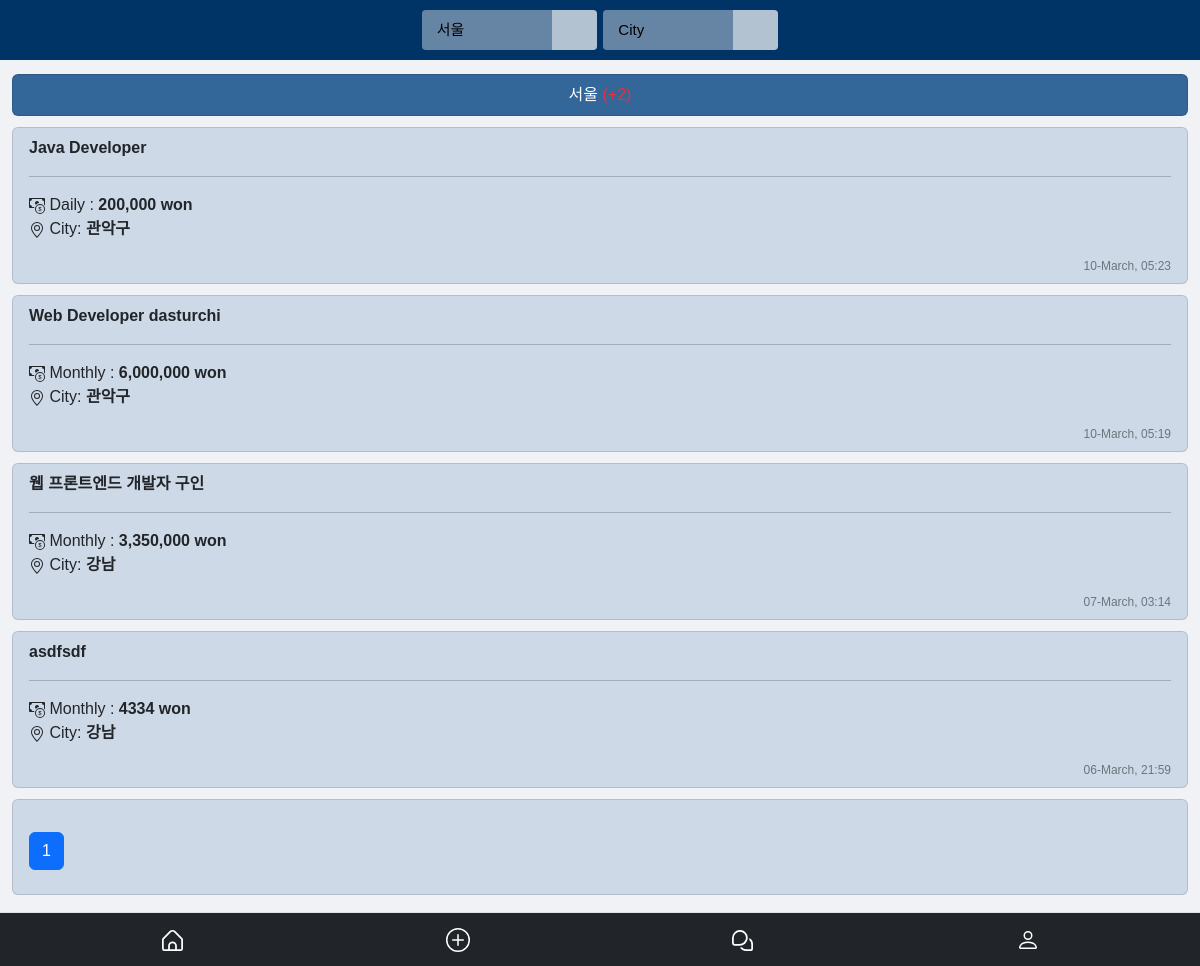
Screenshot of /region/1/ with the database file from the repository.
### job/models.py (models this page shows, shortened)
class Region(models.Model):
    name = models.CharField(max_length=100)

class Job(models.Model):
    name = models.CharField(max_length=90)
    description = models.CharField(max_length=5000)
    salary = models.CharField(max_length=15)
    salary_period = models.CharField(max_length=10,
                                     choices=[('hourly', 'Soatlik'), ('daily', 'Kunlik'), ('weekly', 'Haftalik'),
                                              ('monthly', 'Oylik')], blank=False, null=False)
    start_time = models.TimeField(default="08:00")
    end_time = models.TimeField(default="18:00")
    phone_number = models.CharField(max_length=20)
    date = models.DateTimeField(auto_now_add=True)
    author = models.ForeignKey(
        get_user_model(),
        on_delete=models.CASCADE,
    )
    address = models.CharField(max_length=200)
    region = models.ForeignKey(Region, on_delete=models.CASCADE)
    city = models.ForeignKey(City, on_delete=models.CASCADE)

class City(models.Model):
    name = models.CharField(max_length=100)
    region = models.ForeignKey(Region, on_delete=models.CASCADE)
    def __str__(self):
        return self.name

### job/views.py (the view)
# urls.py: path('region/<int:pk>/', RegionDetailView.as_view(), name='region_detail'),
class RegionDetailView(DetailView):
    model = Region
    template_name = 'region_detail.html'
    context_object_name = 'region'
    def get_context_data(self, **kwargs):
        context = super().get_context_data(**kwargs)
        jobs = Job.objects.filter(region=self.object).order_by('-id')
        paginator = Paginator(jobs, 10)  # Har sahifada 10 ta ish
        page_number = self.request.GET.get('page')
        page_obj = paginator.get_page(page_number)
        context['jobs'] = page_obj
        datetime = date.today()
        job_count_today = Job.objects.filter(region_id=self.object.id, date__gte=datetime.today()).count()
        context['job_count_today'] = job_count_today
        return context

### job/context_processors.py (called while the page is built)
def regions(request):
    return {'regions': Region.objects.all()}

### templates/region_detail.html (shortened to what this page needs)
{% extends 'base.html' %}
{% block content %}
    <div class="list-group marginuz">
        <div class="list-group-item activeuz center">
            <span class="fs-6">{{ region.name }} <span class="text-danger">(+{{ job_count_today }})</span></span>
        </div>
    </div>
    {% for job in jobs %}
        <div class="list-group marginuz job-item" data-city-id="{{ job.city.pk }}">
            <a href="{% url 'job_detail' job.pk %}" class="list-group-item bg-detail text-dark my-link-hover2">
                <b>{{ job.name }}</b>
                <hr>
                <p class="fw-light">
                    {% if job.salary_period == 'monthly' %}
                        Monthly
                    {% elif job.salary_period == 'weekly' %}
                        Weekly
                    {% elif job.salary_period == 'daily' %}
                        Daily
                    {% elif job.salary_period == 'hourly' %}
                        Hourly
                    {% endif %}
                    : <b><b>{{ job.salary }} won</b></b><br>
                    City: <b><b>{{ job.city }}</b></b></p>
                <span class="small-right text-secondary fw-light">
                {{ job.date|date:"d-F, H:i" }}
            </span>
            </a>
        </div>
    {% endfor %}
    <div class="list-group marginuz">
        <div class="list-group-item bg-detail text-dark">
            <nav aria-label="Page navigation example ">
                <ul class="pagination pt-4">
                    {% for page_number in jobs.paginator.page_range %}
                        <li class="page-item {% if page_number == jobs.number %}active{% endif %}">
                            <a class="page-link" href="?page={{ page_number }}">{{ page_number }}</a>
                        </li>
                    {% endfor %}
                </ul>
            </nav>
        </div>
    </div>
{% endblock content %}

### templates/base.html (shortened to what this page needs)
{% load static %}
<!DOCTYPE HTML>
<html>
<head>
    <html lang="uz">
    <link href="https://cdn.jsdelivr.net/npm/bootstrap@5.2.2/dist/css/bootstrap.min.css" rel="stylesheet"
>
    <link href="{% static 'css/style2.css' %}" rel="stylesheet">
</head>
<body>
<div class="container-fluid">
    <div class="row">
        <div class="col p-0 mb-1">
            <nav class="center navbaruz h4">
                {% if request.path == "/" or 'region/' in request.path and region.pk or 'job/' in request.path and job.pk %}
                    <select class="selectuz" style="width:175px; height:40px; color: #000000" id="regionSelect" class="form-select"
                            onchange="redirectToRegionDetail(this.value)">
                        {% if request.path == "/" %}
                            <option value="" disabled selected>Region</option>
                        {% else %}
                            {% if region.name %}
                                <option value="" disabled selected>{{ region.name }}</option>
                            {% else %}
                                <option value="" disabled selected>{{ job.region }}</option>
                            {% endif %}
                        {% endif %}
                    </select>
                {% else %}
                    {% block title %}{% endblock title %}
                {% endif %}
                {% if 'region/' in request.path and region.pk %}
                    <select class="selectuz" style="width:175px; height:40px; color: #000000" aria-label="Default" id="id_city"
                            name="city">
                        <option value="">City</option>
                    </select>
                {% endif %}
            </nav>
        </div>
    </div>
</div>
<div class="container-fluid">
    <div class="row">
        <div class="col-12 mainBaruz">
            {% block content %}
            {% endblock content %}
        </div>
    </div>
</div>
<div class="d-block" style="padding-top: 70px"></div>
<div class="bg-dark text-center border-top pt-2 pb-2 fixed-bottom">
    <div class="container">
        <div class="row">
            <div class="col-3">
                <div class="col">
                    <a class="nav-panel" href="/">
                    </a>
                </div>
            </div>
            <div class="col-3">
                <div class="col">
                    <a class="nav-panel" href="{% url 'job_new' %}">
                    </a>
                </div>
            </div>
            <div class="col-3">
                <div class="col">
                    <a class="nav-panel" href="{% url 'chat' %}">
                    </a>
                </div>
            </div>
            <div class="col-3">
                <div class="col">
                    {% if user.is_authenticated %}
                        <a class="nav-panel" href="{% url 'user_profile' user.pk %}">
                            <svg xmlns="http://www.w3.org/2000/svg" style="width: 24px; height: 24px;" width="24"
                                 height="24" fill="currentColor"
                                 class="bi bi-person-check icon" viewBox="0 0 16 16">
                                <path d="M12.5 16a3.5 3.5 0 1 0 0-7 3.5 3.5 0 0 0 0 7Zm1.679-4.493-1.335 2.226a.75.75 0 0 1-1.174.144l-.774-.773a.5.5 0 0 1 .708-.708l.547.548 1.17-1.951a.5.5 0 1 1 .858.514ZM11 5a3 3 0 1 1-6 0 3 3 0 0 1 6 0ZM8 7a2 2 0 1 0 0-4 2 2 0 0 0 0 4Z"/>
                                <path d="M8.256 14a4.474 4.474 0 0 1-.229-1.004H3c.001-.246.154-.986.832-1.664C4.484 10.68 5.711 10 8 10c.26 0 .507.009.74.025.226-.341.496-.65.804-.918C9.077 9.038 8.564 9 8 9c-5 0-6 3-6 4s1 1 1 1h5.256Z"/>
                            </svg>
                        </a>
                    {% else %}
                        <a class="nav-panel" href="{% url 'login' %}">
                        </a>
                    {% endif %}
                </div>
            </div>
        </div>
</body>
</html>

### static/css/style2.css (style rules this page uses)
:root { --blue: #206bc4; --indigo: #4263eb; --purple: #ae3ec9; --pink: #d6336c; --red: #d63939; --orange: #f76707; --yellow: #f59f00; --green: #2fb344; --teal: #0ca678; --cyan: #17a2b8; --black: #000000; --white: #ffffff; --gray: #49566c; --gray-dark: #212932; --gray-100: #f1f5f9; --gray-200: #e2e8f0; --gray-300: #c8d3e1; --gray-400: #9ba9be; --gray-500: #6c7a91; --gray-600: #49566c; --gray-700: #313c52; --gray-800: #212932; --gray-900: #0f172a; --primary: #206bc4; --secondary: #616876; --success: #2fb344; --info: #4299e1; --warning: #f76707; --danger: #d63939; --light: #f8fafc; --dark: #212932; --muted: #616876; --azure: #4299e1; --lime: #74b816; --facebook: #1877F2; --twitter: #1da1f2; --linkedin: #0a66c2; --google: #dc4e41; --youtube: #ff0000; --vimeo: #1ab7ea; --dribbble: #ea4c89; --github: #181717; --instagram: #e4405f; --pinterest: #bd081c; --vk: #6383a8; --rss: #ffa500; --flickr: #0063dc; --bitbucket: #0052cc; --tabler: #206bc4; --primary-rgb: 32, 107, 196; --secondary-rgb: 97, 104, 118; --success-rgb: 47, 179, 68; --info-rgb: 66, 153, 225; --warning-rgb: 247, 103, 7; --danger-rgb: 214, 57, 57; --light-rgb: 248, 250, 252; --dark-rgb: 29, 39, 59; --muted-rgb: 97, 104, 118; --blue-rgb: 32, 107, 196; --azure-rgb: 66, 153, 225; --indigo-rgb: 66, 99, 235; --purple-rgb: 174, 62, 201; --pink-rgb: 214, 51, 108; --red-rgb: 214, 57, 57; --orange-rgb: 247, 103, 7; --yellow-rgb: 245, 159, 0; --lime-rgb: 116, 184, 22; --green-rgb: 47, 179, 68; --teal-rgb: 12, 166, 120; --cyan-rgb: 23, 162, 184; --facebook-rgb: 24, 119, 242; --twitter-rgb: 29, 161, 242; --linkedin-rgb: 10, 102, 194; --google-rgb: 220, 78, 65; --youtube-rgb: 255, 0, 0; --vimeo-rgb: 26, 183, 234; --dribbble-rgb: 234, 76, 137; --github-rgb: 24, 23, 23; --instagram-rgb: 228, 64, 95; --pinterest-rgb: 189, 8, 28; --vk-rgb: 99, 131, 168; --rss-rgb: 255, 165, 0; --flickr-rgb: 0, 99, 220; --bitbucket-rgb: 0, 82, 204; --tabler-rgb: 32, 107, 196; --white-rgb: 255, 255, 255; --black-rgb: 0, 0, 0; --body-color-rgb: 29, 39, 59; --body-bg-rgb: 241, 245, 249; --font-sans-serif: Inter, -apple-system, BlinkMacSystemFont, San Francisco, Segoe UI, Roboto, Helvetica Neue, sans-serif; --font-monospace: Menlo, Monaco, Consolas, Liberation Mono, Courier New, monospace; --gradient: linear-gradient(180deg, rgba(255, 255, 255, 0.15), rgba(255, 255, 255, 0)); --body-font-family: var(--font-sans-serif); --body-font-size: 0.9375rem; --body-font-weight: 400; --body-line-height: 1.4285714286; --body-letter-spacing: normal; --body-color: #212932; --body-bg: #f1f5f9; --border-width: 1px; --border-style: solid; --border-color: #e6e7e9; --border-color-translucent: rgba(97, 104, 118, 0.16); --border-radius: 4px; --border-radius-sm: 2px; --border-radius-lg: 8px; --border-radius-2lg: 12px; --border-radius-xl: 1rem; --border-radius-2xl: 2rem; --border-radius-pill: 100rem; --link-color: var(--primary); --link-hover-color: var(--primary-darken); --code-color: var(--gray-600); --highlight-bg: #fdeccc; --breakpoint-xs: 0; --breakpoint-sm: 576px; --breakpoint-md: 768px; --breakpoint-lg: 992px; --breakpoint-xl: 1200px; --breakpoint-xxl: 1400px; }
.h4 { margin: 0 !important; }
body { font-family: 'Noto Sans KR', sans-serif; background-color: #F0F2F5; color: white; font-size: 100%; overflow-wrap: break-word; }
a { text-decoration-line: none; }
.navbaruz { background-color: #003366; padding: 10px; }
.activeuz { background: #336699; color: white; }
.marginuz { padding-top: 10px; padding-bottom: 1px; }
.bg-detail { background: #CED9E7 ; }
.small-right { float: right; font-size: 75%; }
.center { text-align: center; }
.selectuz { -webkit-appearance: none; -moz-appearance: none; appearance: none; border: 0; outline: 0; font: inherit; width: 14em; height: 2em; padding: 0 4em 0 1em; background: url(https://icons.getbootstrap.com/assets/icons/geo-alt-fill.svg) no-repeat right 0.8em center/1.4em, linear-gradient(to left, rgba(255, 255, 255, 0.7) 3em, rgba(255, 255, 255, 0.4) 3em); font-size: 15px; border-radius: 0.25em; cursor: pointer; }
.d-block { display: block !important; }
.text-center { text-align: center !important; }
.fixed-bottom { position: fixed; right: 0; bottom: 0; left: 0; z-index: 1030; }
a.nav-panel { display: block; text-decoration: none; text-align: center; color: var(--body-color); fill: var(--body-color); padding: 6px 14px; }
a.nav-panel svg { width: 16px; height: 16px; }

### rows the page displays
Region: name "서울"
Job: name "Java Developer", salary_period "Daily", salary "200,000", city "관악구", date "10-March, 05:23"
Job: name "Web Developer dasturchi", salary_period "Monthly", salary "6,000,000", city "관악구", date "10-March, 05:19"
Job: name "웹 프론트엔드 개발자 구인", salary_period "Monthly", salary "3,350,000", city "강남", date "07-March, 03:14"
Job: name "asdfsdf", salary_period "Monthly", salary "4334", city "강남", date "06-March, 21:59"

### other values shown
{{ page_number }} "1"
